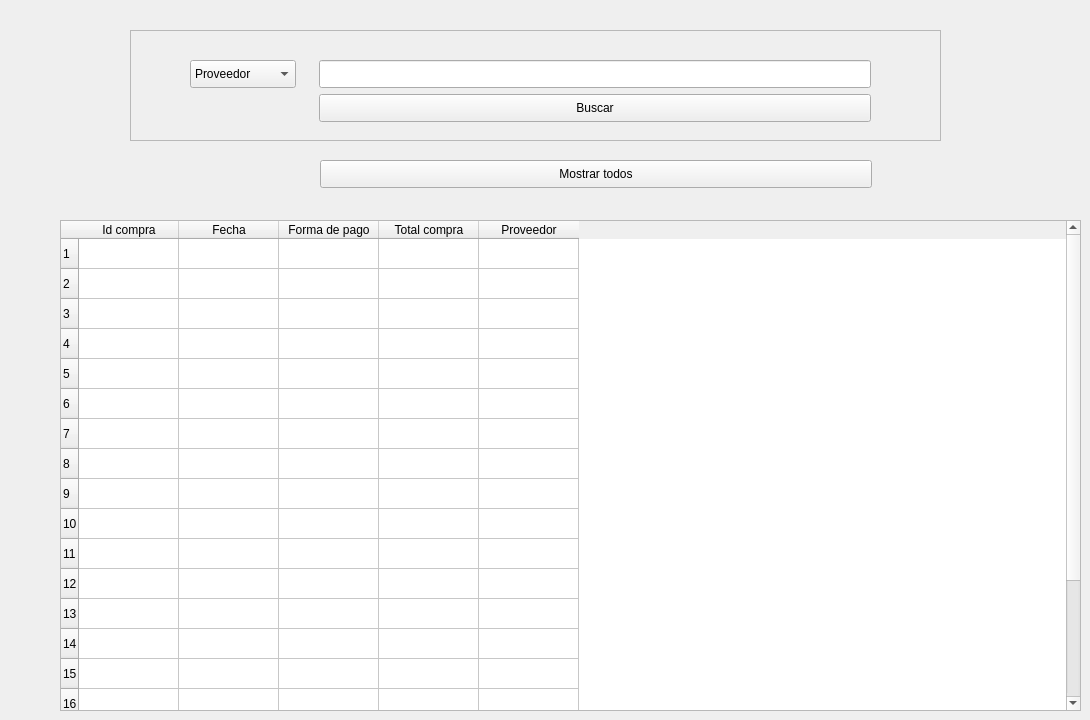
      <widget class="QWidget" name="tab_compra">
       <attribute name="title">
        <string>Compras</string>
       </attribute>
       <widget class="QFrame" name="frame_buscar_compra">
        <property name="geometry">
         <rect>
          <x>130</x>
          <y>30</y>
          <width>811</width>
          <height>111</height>
         </rect>
        </property>
        <property name="frameShape">
         <enum>QFrame::StyledPanel</enum>
        </property>
        <property name="frameShadow">
         <enum>QFrame::Raised</enum>
        </property>
        <widget class="QPushButton" name="btn_buscar_compra">
         <property name="geometry">
          <rect>
           <x>189</x>
           <y>64</y>
           <width>552</width>
           <height>28</height>
          </rect>
         </property>
         <property name="text">
          <string>Buscar</string>
         </property>
        </widget>
        <widget class="QLineEdit" name="lineEdit_buscar_compra">
         <property name="geometry">
          <rect>
           <x>189</x>
           <y>30</y>
           <width>552</width>
           <height>28</height>
          </rect>
         </property>
        </widget>
        <widget class="QComboBox" name="comboBox_atributo_busqueda_compra">
         <property name="geometry">
          <rect>
           <x>60</x>
           <y>30</y>
           <width>106</width>
           <height>28</height>
          </rect>
         </property>
         <item>
          <property name="text">
           <string>Proveedor</string>
          </property>
         </item>
         <item>
          <property name="text">
           <string>Fecha</string>
          </property>
         </item>
        </widget>
       </widget>
       <widget class="QPushButton" name="btn_mostrar_todas_compras">
        <property name="geometry">
         <rect>
          <x>320</x>
          <y>160</y>
          <width>552</width>
          <height>28</height>
         </rect>
        </property>
        <property name="text">
         <string>Mostrar todos</string>
        </property>
       </widget>
       <widget class="QTableWidget" name="tableListaCompra">
        <property name="enabled">
         <bool>true</bool>
        </property>
        <property name="geometry">
         <rect>
          <x>60</x>
          <y>220</y>
          <width>1021</width>
          <height>491</height>
         </rect>
        </property>
        <property name="acceptDrops">
         <bool>false</bool>
        </property>
        <property name="frameShape">
         <enum>QFrame::StyledPanel</enum>
        </property>
        <property name="frameShadow">
         <enum>QFrame::Sunken</enum>
        </property>
        <property name="lineWidth">
         <number>1</number>
        </property>
        <property name="midLineWidth">
         <number>0</number>
        </property>
        <property name="verticalScrollBarPolicy">
         <enum>Qt::ScrollBarAsNeeded</enum>
        </property>
        <property name="showGrid">
         <bool>true</bool>
        </property>
        <property name="sortingEnabled">
         <bool>false</bool>
        </property>
        <property name="wordWrap">
         <bool>true</bool>
        </property>
        <property name="cornerButtonEnabled">
         <bool>true</bool>
        </property>
        <property name="rowCount">
         <number>20</number>
        </property>
        <property name="columnCount">
         <number>5</number>
        </property>
        <attribute name="horizontalHeaderCascadingSectionResizes">
         <bool>false</bool>
        </attribute>
        <row/>
        <row/>
        <row/>
        <row/>
        <row/>
        <row/>
        <row/>
        <row/>
        <row/>
        <row/>
        <row/>
        <row/>
        <row/>
        <row/>
        <row/>
        <row/>
        <row/>
        <row/>
        <row/>
        <row/>
        <column>
         <property name="text">
          <string>Id compra</string>
         </property>
        </column>
        <column>
         <property name="text">
          <string>Fecha</string>
         </property>
        </column>
        <column>
         <property name="text">
          <string>Forma de pago</string>
         </property>
        </column>
        <column>
         <property name="text">
          <string>Total compra</string>
         </property>
        </column>
        <column>
         <property name="text">
          <string>Proveedor</string>
         </property>
        </column>
       </widget>
      </widget>
